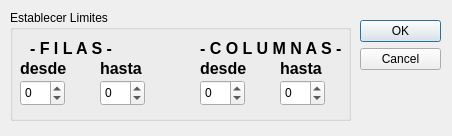
<?xml version="1.0" encoding="UTF-8"?>
<ui version="4.0">
 <class>AskLimits</class>
 <widget class="QDialog" name="AskLimits">
  <property name="geometry">
   <rect>
    <x>0</x>
    <y>0</y>
    <width>452</width>
    <height>136</height>
   </rect>
  </property>
  <property name="windowTitle">
   <string>Dialog</string>
  </property>
  <widget class="QDialogButtonBox" name="buttonBox">
   <property name="geometry">
    <rect>
     <x>360</x>
     <y>20</y>
     <width>81</width>
     <height>101</height>
    </rect>
   </property>
   <property name="orientation">
    <enum>Qt::Vertical</enum>
   </property>
   <property name="standardButtons">
    <set>QDialogButtonBox::Cancel|QDialogButtonBox::Ok</set>
   </property>
  </widget>
  <widget class="QGroupBox" name="groupBox">
   <property name="geometry">
    <rect>
     <x>10</x>
     <y>10</y>
     <width>341</width>
     <height>111</height>
    </rect>
   </property>
   <property name="title">
    <string>Establecer Limites</string>
   </property>
   <widget class="QLabel" name="label_10">
    <property name="geometry">
     <rect>
      <x>10</x>
      <y>50</y>
      <width>61</width>
      <height>17</height>
     </rect>
    </property>
    <property name="font">
     <font>
      <pointsize>12</pointsize>
      <weight>75</weight>
      <italic>false</italic>
      <bold>true</bold>
     </font>
    </property>
    <property name="text">
     <string>desde</string>
    </property>
   </widget>
   <widget class="QLabel" name="label_11">
    <property name="geometry">
     <rect>
      <x>90</x>
      <y>50</y>
      <width>71</width>
      <height>17</height>
     </rect>
    </property>
    <property name="font">
     <font>
      <pointsize>12</pointsize>
      <weight>75</weight>
      <italic>false</italic>
      <bold>true</bold>
     </font>
    </property>
    <property name="text">
     <string>hasta</string>
    </property>
   </widget>
   <widget class="QLabel" name="label_12">
    <property name="geometry">
     <rect>
      <x>20</x>
      <y>30</y>
      <width>91</width>
      <height>17</height>
     </rect>
    </property>
    <property name="font">
     <font>
      <pointsize>12</pointsize>
      <weight>75</weight>
      <bold>true</bold>
     </font>
    </property>
    <property name="text">
     <string>- F I L A S -</string>
    </property>
   </widget>
   <widget class="QSpinBox" name="spinBox_I_Hasta">
    <property name="geometry">
     <rect>
      <x>90</x>
      <y>70</y>
      <width>45</width>
      <height>26</height>
     </rect>
    </property>
    <property name="minimum">
     <number>-100</number>
    </property>
    <property name="maximum">
     <number>100</number>
    </property>
   </widget>
   <widget class="QSpinBox" name="spinBox_I_Desde">
    <property name="geometry">
     <rect>
      <x>10</x>
      <y>70</y>
      <width>45</width>
      <height>26</height>
     </rect>
    </property>
    <property name="minimum">
     <number>-100</number>
    </property>
    <property name="maximum">
     <number>100</number>
    </property>
   </widget>
   <widget class="QLabel" name="label_13">
    <property name="geometry">
     <rect>
      <x>190</x>
      <y>30</y>
      <width>141</width>
      <height>17</height>
     </rect>
    </property>
    <property name="font">
     <font>
      <pointsize>12</pointsize>
      <weight>75</weight>
      <bold>true</bold>
     </font>
    </property>
    <property name="text">
     <string>- C O L U M N A S -</string>
    </property>
   </widget>
   <widget class="QSpinBox" name="spinBox_J_Desde">
    <property name="geometry">
     <rect>
      <x>190</x>
      <y>70</y>
      <width>45</width>
      <height>26</height>
     </rect>
    </property>
    <property name="minimum">
     <number>-100</number>
    </property>
    <property name="maximum">
     <number>100</number>
    </property>
   </widget>
   <widget class="QLabel" name="label_14">
    <property name="geometry">
     <rect>
      <x>190</x>
      <y>50</y>
      <width>61</width>
      <height>17</height>
     </rect>
    </property>
    <property name="font">
     <font>
      <pointsize>12</pointsize>
      <weight>75</weight>
      <italic>false</italic>
      <bold>true</bold>
     </font>
    </property>
    <property name="text">
     <string>desde</string>
    </property>
   </widget>
   <widget class="QLabel" name="label_15">
    <property name="geometry">
     <rect>
      <x>270</x>
      <y>50</y>
      <width>71</width>
      <height>17</height>
     </rect>
    </property>
    <property name="font">
     <font>
      <pointsize>12</pointsize>
      <weight>75</weight>
      <italic>false</italic>
      <bold>true</bold>
     </font>
    </property>
    <property name="text">
     <string>hasta</string>
    </property>
   </widget>
   <widget class="QSpinBox" name="spinBox_J_Hasta">
    <property name="geometry">
     <rect>
      <x>270</x>
      <y>70</y>
      <width>45</width>
      <height>26</height>
     </rect>
    </property>
    <property name="minimum">
     <number>-100</number>
    </property>
    <property name="maximum">
     <number>100</number>
    </property>
   </widget>
  </widget>
 </widget>
 <resources/>
 <connections>
  <connection>
   <sender>buttonBox</sender>
   <signal>accepted()</signal>
   <receiver>AskLimits</receiver>
   <slot>accept()</slot>
   <hints>
    <hint type="sourcelabel">
     <x>248</x>
     <y>254</y>
    </hint>
    <hint type="destinationlabel">
     <x>157</x>
     <y>274</y>
    </hint>
   </hints>
  </connection>
  <connection>
   <sender>buttonBox</sender>
   <signal>rejected()</signal>
   <receiver>AskLimits</receiver>
   <slot>reject()</slot>
   <hints>
    <hint type="sourcelabel">
     <x>316</x>
     <y>260</y>
    </hint>
    <hint type="destinationlabel">
     <x>286</x>
     <y>274</y>
    </hint>
   </hints>
  </connection>
 </connections>
</ui>
